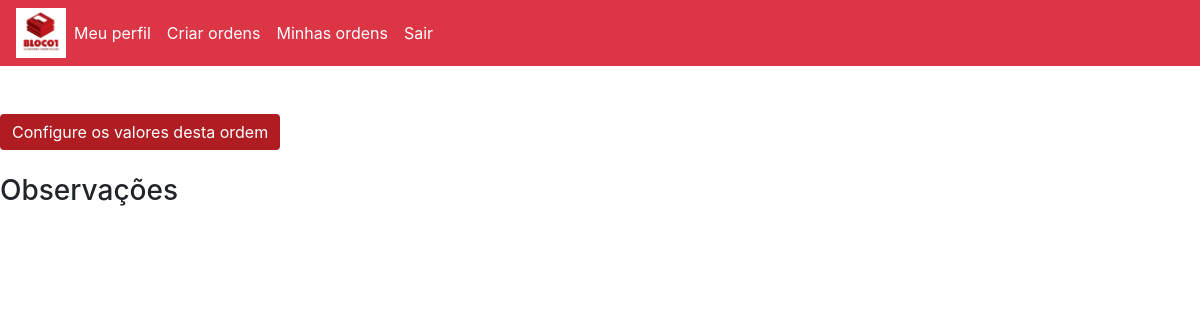
The page /adm/ordens.php?cod= 21 (signed in) on the database as committed earlier.
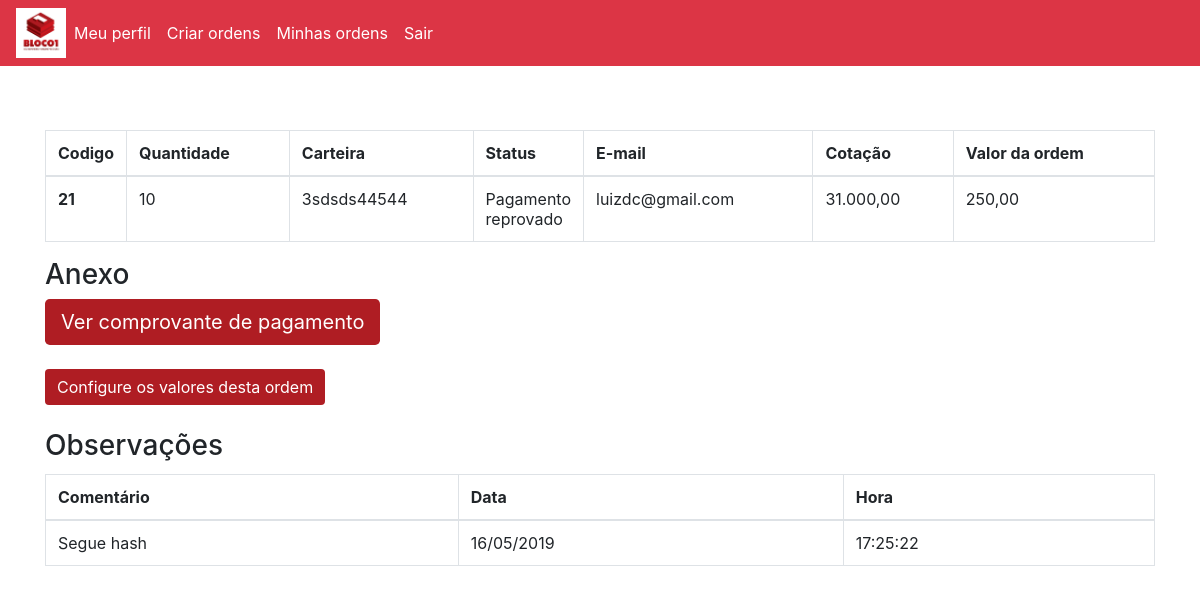
The same page on the database as committed later.
### tables this page shows
CREATE TABLE `ordens` (
  `cod` int(11) NOT NULL,
  `quantidade` int(11) NOT NULL,
  `carteira` varchar(11) NOT NULL,
  `tipo` varchar(50) NOT NULL,
  `nome` varchar(50) NOT NULL,
  `tamanho` varchar(50) NOT NULL,
  `email` varchar(50) NOT NULL,
  `valor_compra` varchar(20) NOT NULL,
  `valor_venda` varchar(20) NOT NULL,
  `valor_ordem` varchar(20) NOT NULL,
  `data` date NOT NULL,
  `hora` varchar(10) NOT NULL,
  `status` int(11) NOT NULL
);

CREATE TABLE `comentarios` (
  `id` int(11) NOT NULL,
  `comentario` varchar(300) NOT NULL,
  `cod_ordens` varchar(20) NOT NULL,
  `data` varchar(30) NOT NULL,
  `hora` varchar(30) NOT NULL
);

### Telas/sessao.php (called while the page is built, shortened)
<?php
$nivel=$_SESSION['nivel'];
if($nivel == 2 || $nivel == 3){
    $nivel=$_SESSION['nivel'];
}else{
    $logado = $_SESSION['email'];
    $nivel=$_SESSION['nivel'];
}
?>

### adm/ordens.php (the view, shortened to what this page needs)
<head>
    <link rel="stylesheet" type="text/css" href="../style/style.css">
</head>
<?php
include "../Telas/sessao.php";
if($nivel == 1){
include "../adm/menu.php";
} else{
include "../Telas/menu.php";
}
include "../Back/conexao.php";
$cod_ordens = $_GET['cod'];
$resultado="SELECT * FROM ordens where cod='$cod_ordens'";
$exibir = mysqli_query($link,$resultado);
while($rows = mysqli_fetch_array($exibir)){
    $codigo = $rows['cod'];
    $quantidade = $rows['quantidade'];
    $carteira = $rows['carteira'];
    $email = $rows['email'];
    $venda = $rows['valor_venda'];
    $ordem = $rows['valor_ordem'];
    $status = $rows['status'];
?>
<div class="container">
    <div class="row">
<div class="col-md-12 espaco-padrao">
<table class="table table-bordered">
  <thead>
    <tr>
      <th width="1%" scope="col">Codigo</th>
      <th scope="col">Quantidade</th>
      <th scope="col">Carteira</th>
      <th scope="col">Status</th>
      <th scope="col">E-mail</th>
      <th scope="col">Cotação</th>
      <th scope="col">Valor da ordem</th>
    </tr>
  </thead>
  <tbody>
    <tr>
<div class="col-md-12">
            <div class="row">
      <th width="1%" scope="row"><?php echo $codigo?></th>
            </div>
        </div>
        <div class="col-md-12">
            <div class="row">
      <td><?php echo  $quantidade ?></td>
            </div>
        </div>
        <div class="col-md-12">
            <div class="row">
      <td><?php echo $carteira ?></td>
            </div>
        </div>
        <div class="col-md-12">
            <div class="row">
      <td width="5%"><?php
          if($nivel == 2){
            switch ($status){
            case 2: echo "Pagamento reprovado";
            break;
            }
          } else{
          if($status == 0){
            echo '<button class="btn btn-secondary dropdown-toggle" type="button" id="dropdownMenuButton" data-toggle="dropdown" aria-haspopup="true" aria-expanded="false">
          Pagamento em análise
    </button>
    <div class="dropdown-menu" aria-labelledby="dropdownMenuButton">
    <a class="dropdown-item" href="analise_pagamento.php?cod='. $cod_ordens .'">Pagamento em análise</a>
    <a class="dropdown-item" href="pagamento_aprovado.php?cod='. $cod_ordens .'">Pagamento aprovado</a>
    <a class="dropdown-item" href="pagamento_reprovado.php?cod='. $cod_ordens .'">Pagamento reprovado</a>
    <a class="dropdown-item" href="processando.php?cod= '. $cod_ordens .'">Processamento</a>
    <a class="dropdown-item" href="ordem_concluida.php?cod= '. $cod_ordens .'">Ordem Concluída</a>
    ';
        }}
        echo '
    </div>
  </div></td>
      ';
       ?>
        <div class="col-md-12">
            <div class="row">
      <td><?php echo $email ?></td>
            </div>
        </div>
        <div class="col-md-12">
            <div class="row">
      <td><?php echo $venda ?></td>
            </div>
        </div>
        <div class="col-md-12">
            <div class="row">
      <td><?php echo $ordem ?></td>
            </div>
        </div>
      </tr>
        </div>
    </div>
    </div>
<h3>Anexo</h3>
<button type="button" class="btn btn-primary btn-lg" data-toggle="modal" data-target="#myModal">
  Ver comprovante de pagamento
</button>
<?php
}
?>
<a href="config_ordem.php?cod= <?=$codigo;?>"><button type="submit" class="btn btn-primary">Configure os valores desta ordem</button></a>
 <h3>Observações</h3>
<?php
$consulta="select * from comentarios where cod_ordens = '$cod_ordens'";
$resultado=mysqli_query($link,$consulta);
if($resultado ==true  ){
  while($linha = mysqli_fetch_assoc($resultado)){
    $comentario = $linha['comentario'];
    $data = $linha['data'];
    $hora = $linha['hora'];
  ?>
<table class="table table-bordered">
  <thead>
    <tr>
      <th scope="col">Comentário</th>
      <th scope="col">Data</th>
      <th scope="col">Hora</th>
    </tr>
  </thead>
  <tbody>
    <tr>
    <div class='col-md-12'>
    <div class='row'>
<td><?php  echo $comentario ?></td>
</div>
</div>
<div class='col-md-12'>
    <div class='row'>
<td><?php echo $data ?></td>
</div>
</div>
<div class='col-md-12'>
    <div class='row'>
<td><?php echo $hora ?></td>
</div>
</div>
<?php }
  ?>
</tr>
  </tbody>
</table>
 <?php } else { echo "";} ?>

### Telas/menu.php (shortened to what this page needs)
<head>
<link rel="stylesheet" href="https://maxcdn.bootstrapcdn.com/bootstrap/4.0.0/css/bootstrap.min.css">
<link href="//maxcdn.bootstrapcdn.com/font-awesome/4.2.0/css/font-awesome.min.css" rel="stylesheet">
<link rel="stylesheet" type="text/css" href="../style/style.css">
<link rel="stylesheet" type="text/css" href="../style/animate.css">
</head>
<div class="navbar navbar-expand-lg navbar-light bg-danger">
    <br>
    <div class="brand"><img src="../Imagens/logo.jpg" width="50px"></div>
    <br>
  <div class="collapse navbar-collapse" id="navbarNavAltMarkup">
    <div class="navbar-nav">
      <a class="nav-item nav-link" href="../Telas/meu_perfil.php"><i class="glyphicon glyphicon-user"></i>Meu perfil</a>
      <a class="nav-item nav-link" href="../Telas/criar_ordem.php"><i class="glyphicon glyphicon-book"></i>Criar ordens</a>
      <a class="nav-item nav-link" href="../Telas/minhas_ordens.php"><i class="glyphicon glyphicon-file"></i>Minhas ordens</a>
      <a class="nav-item nav-link" href="../Back/sair.php"><i class="glyphicon glyphicon-arrow-left"></i>Sair</a>
    </div>
  </div>
</div>

### style/style.css (style rules this page uses)
.espaco-padrao { margin-top:5%!important; }
.btn-primary { background-color:#AF1D23!important; border: 1px #AF1D23!important; }
.table { overflow: scroll!important; }

### Telas/menu.php (style rules this page uses)
.navbar-light .navbar-nav .nav-link { color:#fff!important; }

Rows that differ between the two databases and show on the page:
added ordens: cod "21", quantidade "10", carteira "3sdsds44544", status "Pagamento reprovado", email "luizdc@gmail.com", valor_venda "31.000,00", valor_ordem "250,00"
added comentarios: comentario "Segue hash", data "16/05/2019", hora "17:25:22"
